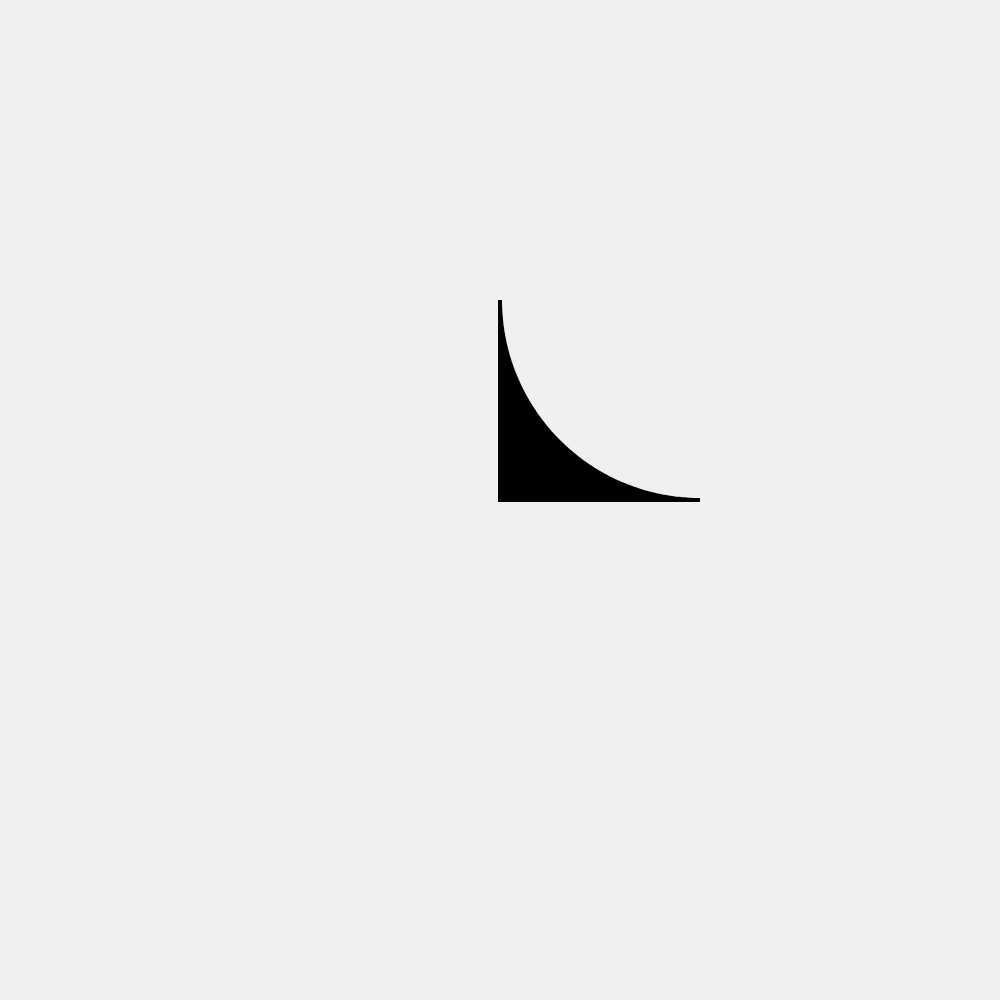
Frame 1 (no input)
Frame 60 (no input): identical to frame 1, image omitted
Frame 120 (the mouse pressed at the canvas centre since frame 60): identical to frame 1, image omitted

The p5.js sketch that drew this single still picture (run headless with seeded random() and noise() and a simulated clock; from frame 60 on, the mouse is pressed at the canvas centre):

// p5.js sketch
// ── sketch.js

function setup() {
  createCanvas(1000, 1000);
}

function draw() {
  background(240);
  //origin(x,y), bottom corner
  let x = width / 2;
  let y = height / 2;
  //width and height of arc
  let w = 400;
  let h = 400;
  //rotate about corner
  let rotateAngle = 0;

  stroke(0);
  fill(0);
  strokeWeight(4);
  cutArc1(x, y, w, h, rotateAngle);


}

function cutArc1(x, y, w, h, rotateAngle) {
  push();
  translate(x, y);
  rotate(rotateAngle);
  let numPoints = 50;
  let arc1 = new LerpArc(w / 2, -h / 2, w, h, PI / 2, PI, numPoints);
  let line1 = new LerpLine(0, -h / 2, 0, 0, numPoints / 2);


  beginShape();
  line1.show();
  arc1.show();
  endShape(CLOSE);
  pop();
}

class LerpArc {
  constructor(x_, y_, w_, h_, startAngle_, endAngle_, numPoints_) {
    this.x = x_;
    this.y = y_;
    this.w = w_ / 2;
    this.h = h_ / 2;
    this.startAngle = startAngle_;
    this.endAngle = endAngle_;
    this.numPoints = numPoints_;
  }

  show() {
    for (let i = 0; i <= this.numPoints; i++) {
      let theta = map(i, 0, this.numPoints, this.startAngle, this.endAngle);
      let xpos = this.x + this.w * cos(theta);
      let ypos = this.y + this.h * sin(theta);
      vertex(xpos, ypos);
    }


  }
}

class LerpLine {
  constructor(x1_, y1_, x2_, y2_, amtPoints_) {
    this.x1 = x1_;
    this.y1 = y1_;
    this.x2 = x2_;
    this.y2 = y2_;
    this.amtPoints = amtPoints_;
  }

  show() {
    for (let i = 0; i <= this.amtPoints; i++) {
      let x = lerp(this.x1, this.x2, i / this.amtPoints);
      let y = lerp(this.y1, this.y2, i / this.amtPoints);
      vertex(x, y);
    }
  }
}
